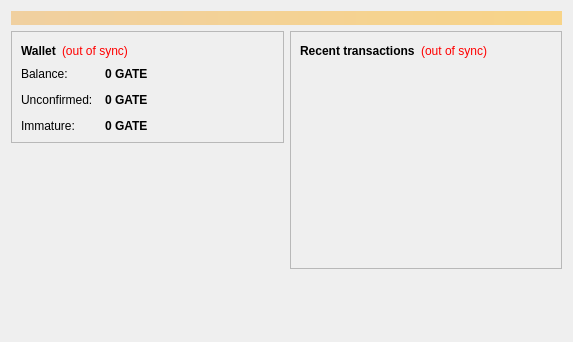
<?xml version="1.0" encoding="UTF-8"?>
<ui version="4.0">
 <class>OverviewPage</class>
 <widget class="QWidget" name="OverviewPage">
  <property name="geometry">
   <rect>
    <x>0</x>
    <y>0</y>
    <width>573</width>
    <height>342</height>
   </rect>
  </property>
  <property name="windowTitle">
   <string>Form</string>
  </property>
  <layout class="QVBoxLayout" name="topLayout">
   <item>
    <widget class="QLabel" name="labelAlerts">
     <property name="visible">
      <bool>false</bool>
     </property>
     <property name="styleSheet">
      <string notr="true">background-color: qlineargradient(x1: 0, y1: 0, x2: 1, y2: 0, stop:0 #F0D0A0, stop:1 #F8D488); color:#000000;</string>
     </property>
     <property name="wordWrap">
      <bool>true</bool>
     </property>
     <property name="margin">
      <number>3</number>
     </property>
    </widget>
   </item>
   <item>
    <layout class="QHBoxLayout" name="horizontalLayout" stretch="1,1">
     <item>
      <layout class="QVBoxLayout" name="verticalLayout_2">
       <item>
        <widget class="QFrame" name="frame">
         <property name="frameShape">
          <enum>QFrame::StyledPanel</enum>
         </property>
         <property name="frameShadow">
          <enum>QFrame::Raised</enum>
         </property>
         <layout class="QVBoxLayout" name="verticalLayout_4">
          <item>
           <layout class="QHBoxLayout" name="horizontalLayout_4">
            <item>
             <widget class="QLabel" name="label_5">
              <property name="font">
               <font>
                <weight>75</weight>
                <bold>true</bold>
               </font>
              </property>
              <property name="text">
               <string>Wallet</string>
              </property>
             </widget>
            </item>
            <item>
             <widget class="QLabel" name="labelWalletStatus">
              <property name="toolTip">
               <string>The displayed information may be out of date. Your wallet automatically synchronizes with the Gatecoin network after a connection is established, but this process has not completed yet.</string>
              </property>
              <property name="styleSheet">
               <string notr="true">QLabel { color: red; }</string>
              </property>
              <property name="text">
               <string notr="true">(out of sync)</string>
              </property>
              <property name="alignment">
               <set>Qt::AlignLeading|Qt::AlignLeft|Qt::AlignVCenter</set>
              </property>
             </widget>
            </item>
            <item>
             <spacer name="horizontalSpacer_2">
              <property name="orientation">
               <enum>Qt::Horizontal</enum>
              </property>
              <property name="sizeHint" stdset="0">
               <size>
                <width>40</width>
                <height>20</height>
               </size>
              </property>
             </spacer>
            </item>
           </layout>
          </item>
          <item>
           <layout class="QFormLayout" name="formLayout_2">
            <property name="fieldGrowthPolicy">
             <enum>QFormLayout::AllNonFixedFieldsGrow</enum>
            </property>
            <property name="horizontalSpacing">
             <number>12</number>
            </property>
            <property name="verticalSpacing">
             <number>12</number>
            </property>
            <item row="0" column="0">
             <widget class="QLabel" name="label">
              <property name="text">
               <string>Balance:</string>
              </property>
             </widget>
            </item>
            <item row="0" column="1">
             <widget class="QLabel" name="labelBalance">
              <property name="font">
               <font>
                <weight>75</weight>
                <bold>true</bold>
               </font>
              </property>
              <property name="cursor">
               <cursorShape>IBeamCursor</cursorShape>
              </property>
              <property name="toolTip">
               <string>Your current balance</string>
              </property>
              <property name="text">
               <string notr="true">0 GATE</string>
              </property>
              <property name="textInteractionFlags">
               <set>Qt::LinksAccessibleByMouse|Qt::TextSelectableByKeyboard|Qt::TextSelectableByMouse</set>
              </property>
             </widget>
            </item>
            <item row="1" column="0">
             <widget class="QLabel" name="label_3">
              <property name="text">
               <string>Unconfirmed:</string>
              </property>
             </widget>
            </item>
            <item row="1" column="1">
             <widget class="QLabel" name="labelUnconfirmed">
              <property name="font">
               <font>
                <weight>75</weight>
                <bold>true</bold>
               </font>
              </property>
              <property name="cursor">
               <cursorShape>IBeamCursor</cursorShape>
              </property>
              <property name="toolTip">
               <string>Total of transactions that have yet to be confirmed, and do not yet count toward the current balance</string>
              </property>
              <property name="text">
               <string notr="true">0 GATE</string>
              </property>
              <property name="textInteractionFlags">
               <set>Qt::LinksAccessibleByMouse|Qt::TextSelectableByKeyboard|Qt::TextSelectableByMouse</set>
              </property>
             </widget>
            </item>
            <item row="2" column="0">
             <widget class="QLabel" name="labelImmatureText">
              <property name="text">
               <string>Immature:</string>
              </property>
             </widget>
            </item>
            <item row="2" column="1">
             <widget class="QLabel" name="labelImmature">
              <property name="font">
               <font>
                <weight>75</weight>
                <bold>true</bold>
               </font>
              </property>
              <property name="toolTip">
               <string>Mined balance that has not yet matured</string>
              </property>
              <property name="text">
               <string notr="true">0 GATE</string>
              </property>
              <property name="textInteractionFlags">
               <set>Qt::LinksAccessibleByMouse|Qt::TextSelectableByKeyboard|Qt::TextSelectableByMouse</set>
              </property>
             </widget>
            </item>
           </layout>
          </item>
         </layout>
        </widget>
       </item>
       <item>
        <spacer name="verticalSpacer">
         <property name="orientation">
          <enum>Qt::Vertical</enum>
         </property>
         <property name="sizeHint" stdset="0">
          <size>
           <width>20</width>
           <height>40</height>
          </size>
         </property>
        </spacer>
       </item>
      </layout>
     </item>
     <item>
      <layout class="QVBoxLayout" name="verticalLayout_3">
       <item>
        <widget class="QFrame" name="frame_2">
         <property name="frameShape">
          <enum>QFrame::StyledPanel</enum>
         </property>
         <property name="frameShadow">
          <enum>QFrame::Raised</enum>
         </property>
         <layout class="QVBoxLayout" name="verticalLayout">
          <item>
           <layout class="QHBoxLayout" name="horizontalLayout_2">
            <item>
             <widget class="QLabel" name="label_4">
              <property name="text">
               <string>&lt;b&gt;Recent transactions&lt;/b&gt;</string>
              </property>
             </widget>
            </item>
            <item>
             <widget class="QLabel" name="labelTransactionsStatus">
              <property name="toolTip">
               <string>The displayed information may be out of date. Your wallet automatically synchronizes with the Gatecoin network after a connection is established, but this process has not completed yet.</string>
              </property>
              <property name="styleSheet">
               <string notr="true">QLabel { color: red; }</string>
              </property>
              <property name="text">
               <string notr="true">(out of sync)</string>
              </property>
              <property name="alignment">
               <set>Qt::AlignRight|Qt::AlignTrailing|Qt::AlignVCenter</set>
              </property>
             </widget>
            </item>
            <item>
             <spacer name="horizontalSpacer">
              <property name="orientation">
               <enum>Qt::Horizontal</enum>
              </property>
              <property name="sizeHint" stdset="0">
               <size>
                <width>40</width>
                <height>20</height>
               </size>
              </property>
             </spacer>
            </item>
           </layout>
          </item>
          <item>
           <widget class="QListView" name="listTransactions">
            <property name="styleSheet">
             <string notr="true">QListView { background: transparent; }</string>
            </property>
            <property name="frameShape">
             <enum>QFrame::NoFrame</enum>
            </property>
            <property name="verticalScrollBarPolicy">
             <enum>Qt::ScrollBarAlwaysOff</enum>
            </property>
            <property name="horizontalScrollBarPolicy">
             <enum>Qt::ScrollBarAlwaysOff</enum>
            </property>
            <property name="selectionMode">
             <enum>QAbstractItemView::NoSelection</enum>
            </property>
           </widget>
          </item>
         </layout>
        </widget>
       </item>
       <item>
        <spacer name="verticalSpacer_2">
         <property name="orientation">
          <enum>Qt::Vertical</enum>
         </property>
         <property name="sizeHint" stdset="0">
          <size>
           <width>20</width>
           <height>40</height>
          </size>
         </property>
        </spacer>
       </item>
      </layout>
     </item>
    </layout>
   </item>
  </layout>
 </widget>
 <resources/>
 <connections/>
</ui>
